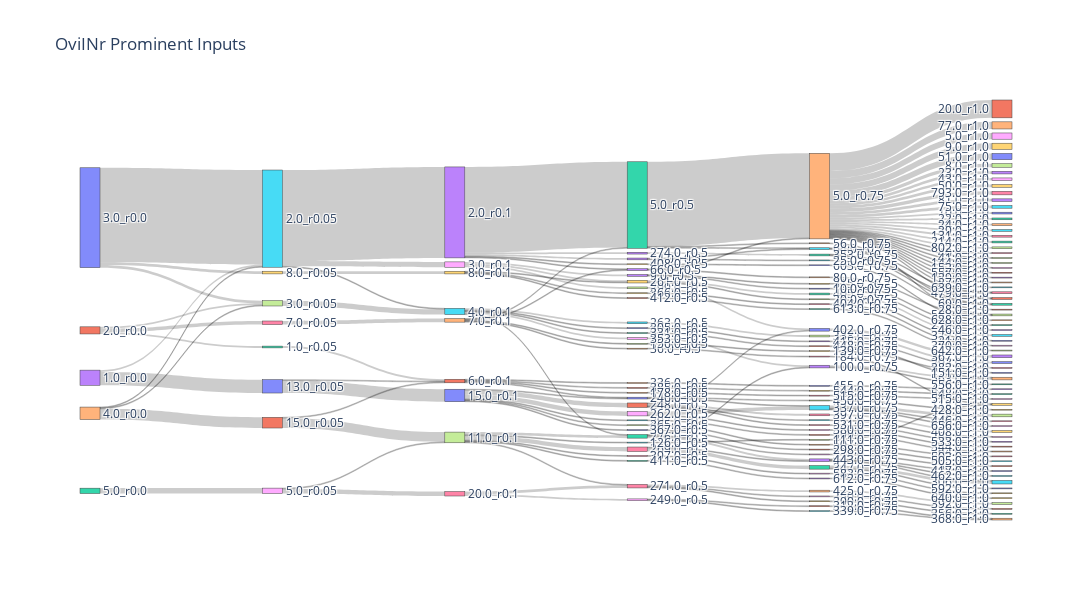

This figure's notebook cell:
### Code cell
create_sankey(ovi_cell, chi_values, prominent=True, prom_types=ovi_type_inputs, figsize=600, title='OviIN combined full Prominent Cell Types')

### Figure 1 — Plotly figure (JSON) as saved in the notebook; plotly's stock layout.template omitted (floating-point values rounded to 4 significant figures; data arrays with more than 128 entries replaced by an {"elided": "..."} marker saying what was removed)
{"data": [{"link": {"source": {"elided": "191 int values"}, "target": {"elided": "191 int values"}, "value": {"elided": "191 int values"}}, "node": {"label": {"elided": "168 str values"}, "line": {"width": 0.5}, "pad": 15, "thickness": 20}, "type": "sankey"}], "layout": {"height": 600, "title": {"text": "OviINr Prominent Inputs"}, "width": 1400}}
